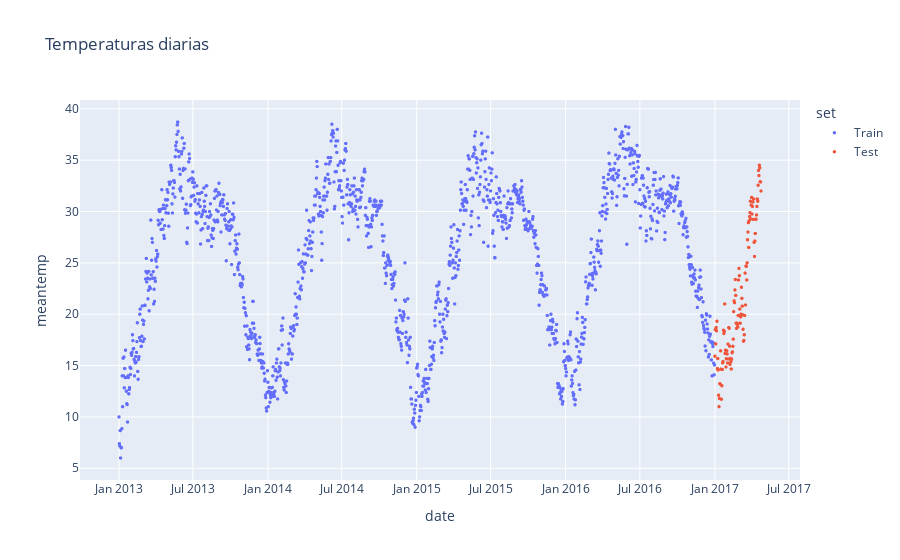

Source (notebook cell):
### Code cell
import plotly.express as px

# plot
fig = px.scatter(df, x = df.date, y=target, title='Temperaturas diarias', color = 'set')
fig.update_traces(marker=dict(size=3.5))
fig.show()
